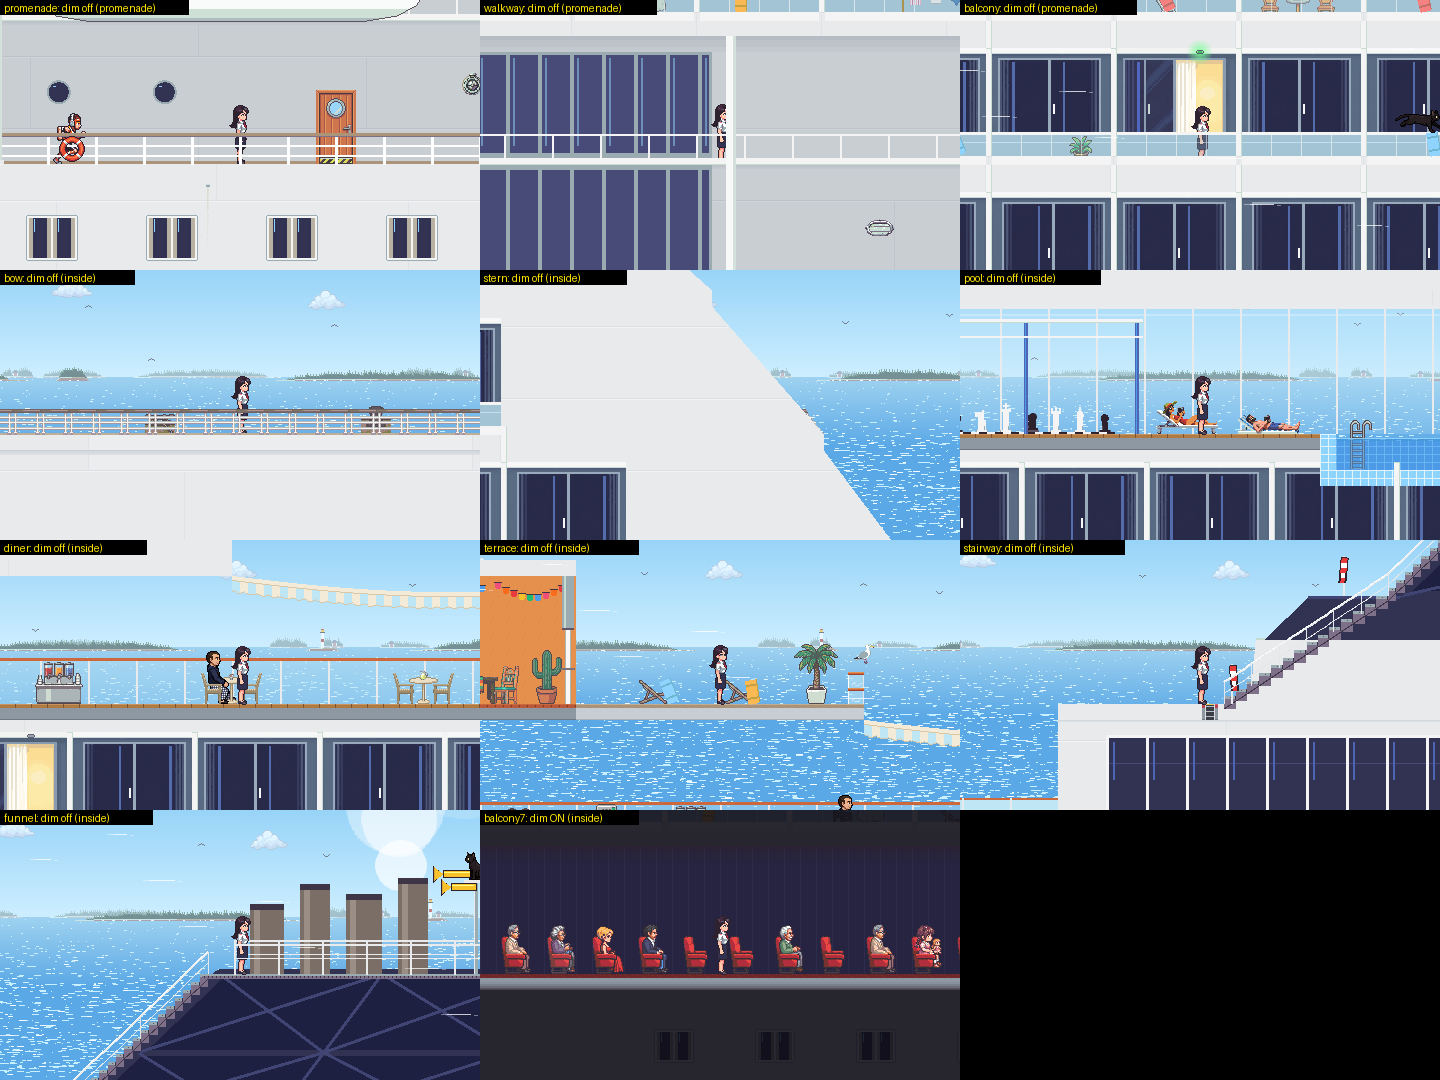

Source code (Python):
import sys, io, base64, os
sys.path.insert(0, r"C:\Users\ramze\Development\mysterious_female-refine\tools")
from PIL import Image, ImageDraw
import playtest as P
OUT = os.path.dirname(os.path.abspath(__file__))
def snap(b):
    b.eval("window.__snap = null; window.__ship.game.renderer.snapshot(img => { window.__snap = img.src; })")
    if b.taken: b.advance(1/60, draw=True)
    b.wait_for("window.__snap", timeout=10)
    im = Image.open(io.BytesIO(base64.b64decode(b.eval("window.__snap").split(",",1)[1]))).convert("RGB")
    return im.resize((im.width//2, im.height//2), Image.NEAREST)
SPOTS = ["promenade", "walkway", "balcony", "bow", "stern", "pool", "diner", "terrace", "stairway", "funnel", "balcony7"]
b = P.Browser(stepped=True)
shots = []
try:
    b.open("?play&cards=all"); b.wait(1.0)
    b.eval("window.__ship.scareContact = () => false")
    for n in SPOTS:
        b.eval(f"window.__ship.spawnAt(window.__ship.places['{n}'])"); b.wait(3.0)
        st = b.eval("(() => { const s = window.__ship; return [s.route, s.mode, s.viewDeck, +s.deckDim.shown.toFixed(2), +(s.roomDim?.alpha ?? -1).toFixed?.(2) ?? null]; })()")
        im = snap(b); shots.append((n, st, im)); print(n, st)
    W = 480; sh = Image.new("RGB", (W * 3, 270 * 4))
    for i, (n, st, im) in enumerate(shots):
        d = ImageDraw.Draw(im); lab = f"{n}: dim {'ON' if st[3] > 0.5 else 'off'} ({st[0]})"
        d.rectangle((0, 0, 8 + 6 * len(lab), 14), fill=0); d.text((4, 2), lab, fill=(255, 230, 0))
        sh.paste(im, ((i % 3) * W, (i // 3) * 270))
    sh.save(os.path.join(OUT, "spots.png"))
finally:
    b.close()
